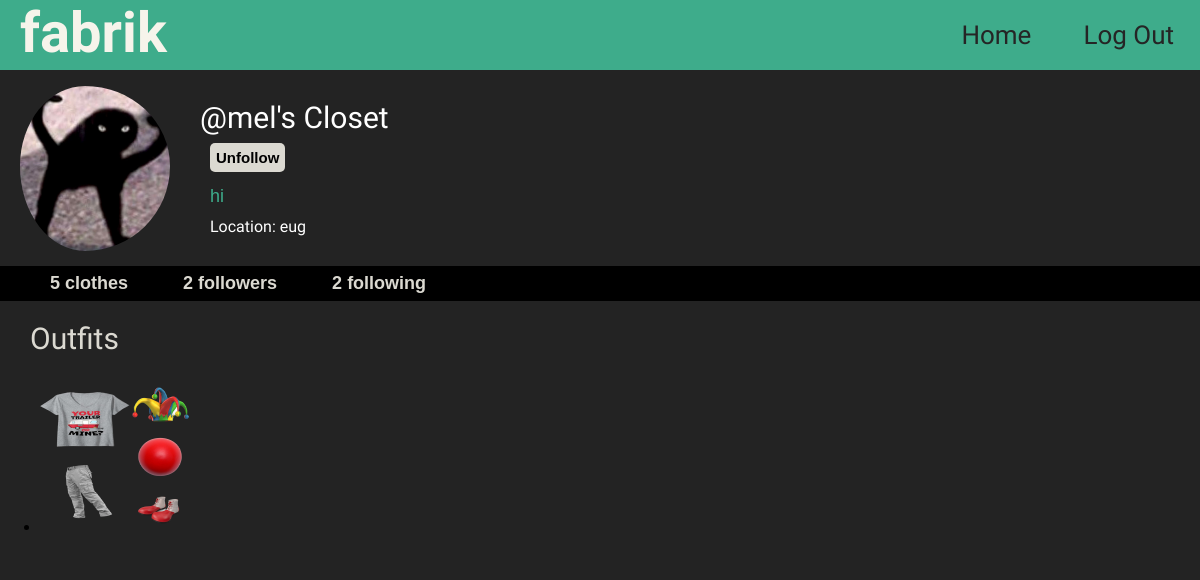
The page /profile/mel (signed in) on the database its author committed.
### core/models.py (models this page shows, shortened)
class Profile(models.Model):
    user = models.ForeignKey(User, on_delete=models.CASCADE)
    id_user = models.IntegerField()
    bio = models.TextField(blank=True)
    profileimg = models.ImageField(upload_to='profile_images', default='blank-profile-picture-png.wbpg')
    location = models.CharField(max_length=100, blank=True)

class Post(models.Model):
    id = models.UUIDField(primary_key=True, default=uuid.uuid4)
    user = models.CharField(max_length=100)
    image = models.ImageField(upload_to='post_images')
    caption = models.TextField()
    created_at = models.DateTimeField(default=datetime.now)
    no_of_likes = models.IntegerField(default=0)

### core/views.py (the view)
# urls.py: path('profile/<str:pk>', views.profile, name='profile'),
@login_required(login_url='signin')
def profile(request, pk):
    user_object = User.objects.get(username=pk)
    user_profile = Profile.objects.get(user=user_object)
    user_clothing = ClosetItem.objects.filter(user=user_object).order_by('-date_added')
    user_posts = Post.objects.filter(user=user_object.username).order_by('-created_at')
    user_clothing_length = len(user_clothing)
    follower = request.user.username
    user = pk
    if FollowersCount.objects.filter(follower=follower, user=user).first():
        button_text = 'Unfollow'
    else:
        button_text = 'Follow'
    user_followers = len(FollowersCount.objects.filter(user=pk))
    user_following = len(FollowersCount.objects.filter(follower=pk))
    is_own_profile = (request.user == user_object)
    context = {
        'user_object': user_object,
        'user_profile': user_profile,
        'user_clothing': user_clothing,
        'user_posts' : user_posts,
        'user_clothing_length': user_clothing_length,
        'button_text': button_text,
        'user_followers': user_followers,
        'user_following': user_following,
        'is_own_profile': is_own_profile
    }
    return render(request, 'profile.html', context)

### templates/profile.html (shortened to what this page needs)
{% load static %}
<!DOCTYPE html>
<html lang="en">
<head>
	<link rel="stylesheet" href="{% static 'css/profile.css' %}">
</head>
<body>
 <div class="container">
    <div class="main">
        <div class="topbar">
			<div class="col logo">
				<a href="/">fabrik</a>
			</div>
			<div class="col topbar-contents">
				<a href="logout">Log Out</a>
				<a href="/">Home</a>
			</div>
        </div>
        <div class="row profile-section">
			<div class="col-md-6">
				<img src="{{user_profile.profileimg.url}}" class="profile-img" width="150">
			</div>
			<div class="col-md-6">
				<div class="closet">
					<h3>@{{user_profile.user.username}}'s Closet
						<form action="/follow" method="POST">
							<div class="profile-info">
								{% if user_object.username != user.username %}
								<a data-ripple=""><button type="submit" class="settings-or-follow">{{button_text}}</button></a>
								{% else %}
								<a href="/settings" data-ripple=""><button type="submit" class="settings-or-follow" >Account Settings</button></a>
								{% endif %}
							</div>
						</form>
						<div class="bio">{{user_profile.bio}}</div>
						<div class="location" style="font-size: 1rem; color: white; margin: 10px;">Location: {{user_profile.location}}</div>
					</h3>
				</div>
			</div>
		</div>
		<div class="row following-info">
			<form action="/follow" method="POST">
				<div class="profile-info">
					{% if user_clothing_length == 0 %}
					<span class="info-bar-items"><b>0 clothes</b></span>
					{% elif user_clothing_length == 1 %}
					<span class="info-bar-items"><b>{{user_clothing_length}} clothing item</b></span>
					{% else %}
					<span class="info-bar-items"><b>{{user_clothing_length}} clothes</b></span>
					{% endif %}
					{% if user_followers == 1 %}
					<span class="info-bar-items"><b>{{user_followers}} follower</b></span>
					{% else %}
					<span class="info-bar-items"><b>{{user_followers}} followers</b></span>
					{% endif %}
					<span class="info-bar-items"><b>{{user_following}} following</b></span>
				</div>
			</form>
		</div>
		<div class="row content-section">
            <div class="timeline">
				<div class="items">
					Outfits
				</div>
				<ul class="row photos">
					{% for post in user_posts %}
					<li>
						<a class="strip" href="{{post.image.url}}" title="" data-strip-group="mygroup" data-strip-group-options="loop: false">
							<img src="{{post.image.url}}" style="height: 150px; width: 150px;" class="post" alt=""></a>
					</li>
					{% endfor %}
				</ul>
            </div>
        </div>
    </div>
 </div>
</body>
</html>

### static/css/profile.css (style rules this page uses)
html, body { margin: 0; padding: 0; background-color: rgb(35, 35, 35); }
.main { padding: none; font-family: Arial; background-color: rgb(35, 35, 35); }
.row { display: flex; justify-content: start; align-items: center; }
.topbar { text-align: center; background-color: #3eac8bff; overflow: hidden; font-family: Rozha One, serif; font-size: 3.5rem; }
.logo a { float: left; text-decoration: none; color: #f6f4ebff; padding-left: 20px; font-weight: bold; }
.topbar-contents a { float: right; padding: 20px 26px; font-size: 26px; text-decoration: none; color: rgb(37, 37, 37); }
.profile-img { border-radius: 50%; padding-left: 20px; padding-top: 10px; padding-bottom: 5px; width: 150px; }
.profile-info { padding-left: 10px; }
.profile-section { background-color: rgb(35, 35, 35); float: left; width: 100%; }
.content-section { background-color: rgb(35, 35, 35); float: left; width: 100%; }
.following-info { background-color: rgb(0, 0, 0); color: rgb(219, 217, 209); padding: 7px; padding-left: 15px; font-size: 18px; float: left; width: 100%; }
.info-bar-items { padding: 25px; }
.settings-or-follow { font-size: 15px; padding: 6px; font-weight: bold; background-color: rgb(219, 217, 209); border-radius: 5px; border: none; }
.closet { padding-left: 10px; font-size: 20px; }
h3 { font-size: 30px; font-family: Rozha One, serif; font-weight: normal; color: rgb(255, 255, 255); padding-left: 20px; }
.bio { font-size: 18px;; color: #3eac8bff; font-weight: normal; font-family: arial; padding-top: 14px; padding-left: 10px; }
.timeline { float: center; text-align: justify; }
.items { font-size: 30px; padding: 10px; padding-left: 30px; padding-top: 20px; color: rgb(219, 217, 209); font-family: Rozha One, serif; font-weight: normal; }
.post { padding-right: 20px; }

### rows shown on the page
Profile: profileimg (picture), user.username "mel", bio "hi", location "eug"
Post: image (picture)

### other values the page prints
{{ button_text }} "Unfollow"
{{ user_clothing_length }} "5"
{{ user_followers }} "2"
{{ user_following }} "2"
